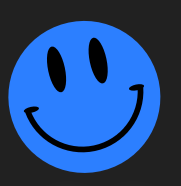
#> input picture atek303/art/splash-smiley.png, 181 x 186 px, found by its file name
$ python make_splash.py
#> lines starting #> are read from the running program, lines starting #| are printed output that depends on the picture
#!/usr/bin/env python3
"""La imagen del arranque a app/splash_img.h: escalada, con 16 colores y en
tiradas (índice, longitud), para dibujarla en app_splash() sin gastar casi flash.
Uso: python3 tools/make_splash.py [ALTO] [IMAGEN]   (por defecto 196 px y art/splash-smiley.png)"""
import sys
from PIL import Image
H = int(sys.argv[1]) if len(sys.argv) > 1 else 196
SRC = sys.argv[2] if len(sys.argv) > 2 else "art/splash-smiley.png"
im = Image.open(SRC).convert("RGB")
w = round(im.width * H / im.height)
#> w = 191
im = im.resize((w, H), Image.LANCZOS).quantize(colors=16, method=Image.Quantize.MEDIANCUT)
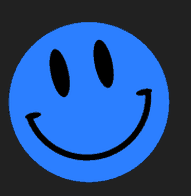
#> im: PIL image 191x196 P; mean R, G, B 36, 75, 135.1
pal = im.getpalette()[:48]
#> pal = 48 values, max 255 at index 2, min 0 at index 40, mean 67.65
px = list(im.get_flattened_data() if hasattr(im, "get_flattened_data") else im.getdata())
#> px = 37436 items
runs = []
i = 0
while i < len(px):
    j = i
    while j < len(px) and px[j] == px[i] and j - i < 255:
        j += 1
    runs.append((px[i], j - i))
    i = j
#> this loop made 5111 passes
#> i on passes 1 to 3: 255, 510, 765
#> after the loop, runs = 5111 pairs, first value 0 to 15, second value 1 to 255
rgb565 = lambda r, g, b: ((r >> 3) << 11) | ((g >> 2) << 5) | (b >> 3)
with open("app/splash_img.h", "w") as f:
    f.write(f"/* generado por tools/make_splash.py desde {SRC}: no editar a mano */\n")
    f.write(f"#define SPLASH_W {w}\n#define SPLASH_H {H}\n#define SPLASH_RUNS {len(runs)}\n")
    f.write("static const uint16_t SPLASH_PAL[16] = {" + ", ".join(
        "0x%04X" % rgb565(*pal[3 * k:3 * k + 3]) if 3 * k + 2 < len(pal) else "0" for k in range(16)) + "};\n")
    f.write("static const uint8_t SPLASH_RLE[%d] = {\n" % (2 * len(runs)))
    for k in range(0, len(runs), 12):
        f.write("    " + ", ".join(f"{a}, {b}" for a, b in runs[k:k + 12]) + ",\n")
#> this loop made 426 passes
#> k on passes 2 to 4: 12, 24, 36
    f.write("};\n")
print(f"{w}x{H}, {len(runs)} tiradas, {2 * len(runs)} bytes")
#| 191x196, 5111 tiradas, 10222 bytes

$ run again, with atek303/art/screen.png copied over atek303/art/splash-smiley.png
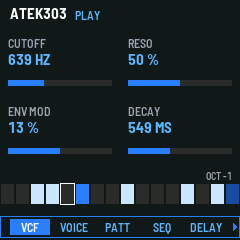
#> input picture atek303/art/screen.png, 240 x 240 px, found by its file name
#> im is the input picture: PIL image 240x240 RGB; mean R, G, B 27.7, 40.9, 48.9
#> `im = im.resize((w, H), Image.LANCZOS).quantize(colors=16, method=Image..`:
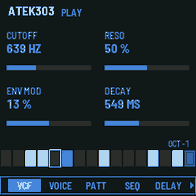
#> im: PIL image 196x196 P; mean R, G, B 26.9, 40.2, 48
#> pal = 48 values, max 241 at index 2, min 3 at index 47, mean 51.25
#> px = 38416 items
#> the loop `while i < len(px):` made 6151 passes
#> i on passes 1 to 3: 255, 510, 765
#> after the loop `while i < len(px):`: runs = 6151 pairs, first value 0 to 15, second value 1 to 255
#> the loop `for k in range(0, len(runs), 12):` made 513 passes
#> k on passes 2 to 4: 12, 24, 36
#| 196x196, 6151 tiradas, 12302 bytes
